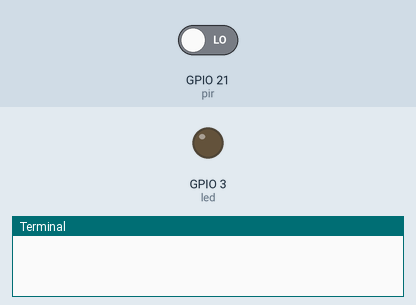
A program run on a simulated Raspberry Pi (BCM pin numbers). Shown: output pins drawn as LEDs (lit = HIGH), the last lines printed to the terminal. The test bench sets the inputs (shaded band); at power-on: GPIO 21 (pir) LOW.

Above: at 1.2 s.
1.3 s: GPIO 21 (pir) driven HIGH
At 2.3 s:
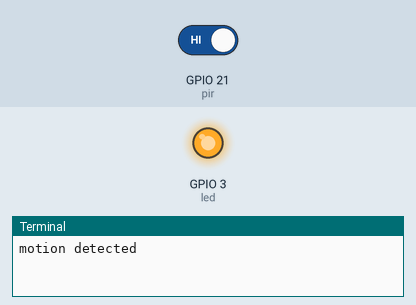
2.8 s: GPIO 21 (pir) driven LOW
At 3.5 s:
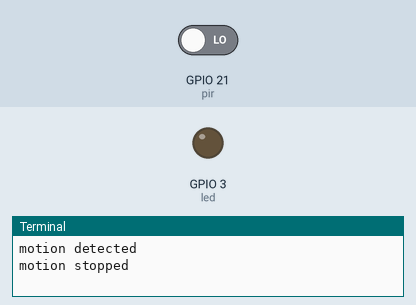
Timing chart, 0 to 5.8 s (numbered marks = the images above; inputs shaded):
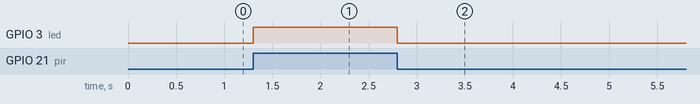

Measured:
- after the input at 1.3 s, GPIO 3 (led): LOW → HIGH at once
- after the input at 2.8 s, GPIO 3 (led): HIGH → LOW at once

The program:

motion_detector_gpiozero.py
```python
from gpiozero import LED
from gpiozero import MotionSensor

led = LED(3)
pir = MotionSensor(21)

led.off()
try:
    while True:
        pir.wait_for_motion()
        print('motion detected')
        led.on()
        pir.wait_for_no_motion()
        led.off()
        print('motion stopped')
except KeyboardInterrupt:
    print('exiting')
```
